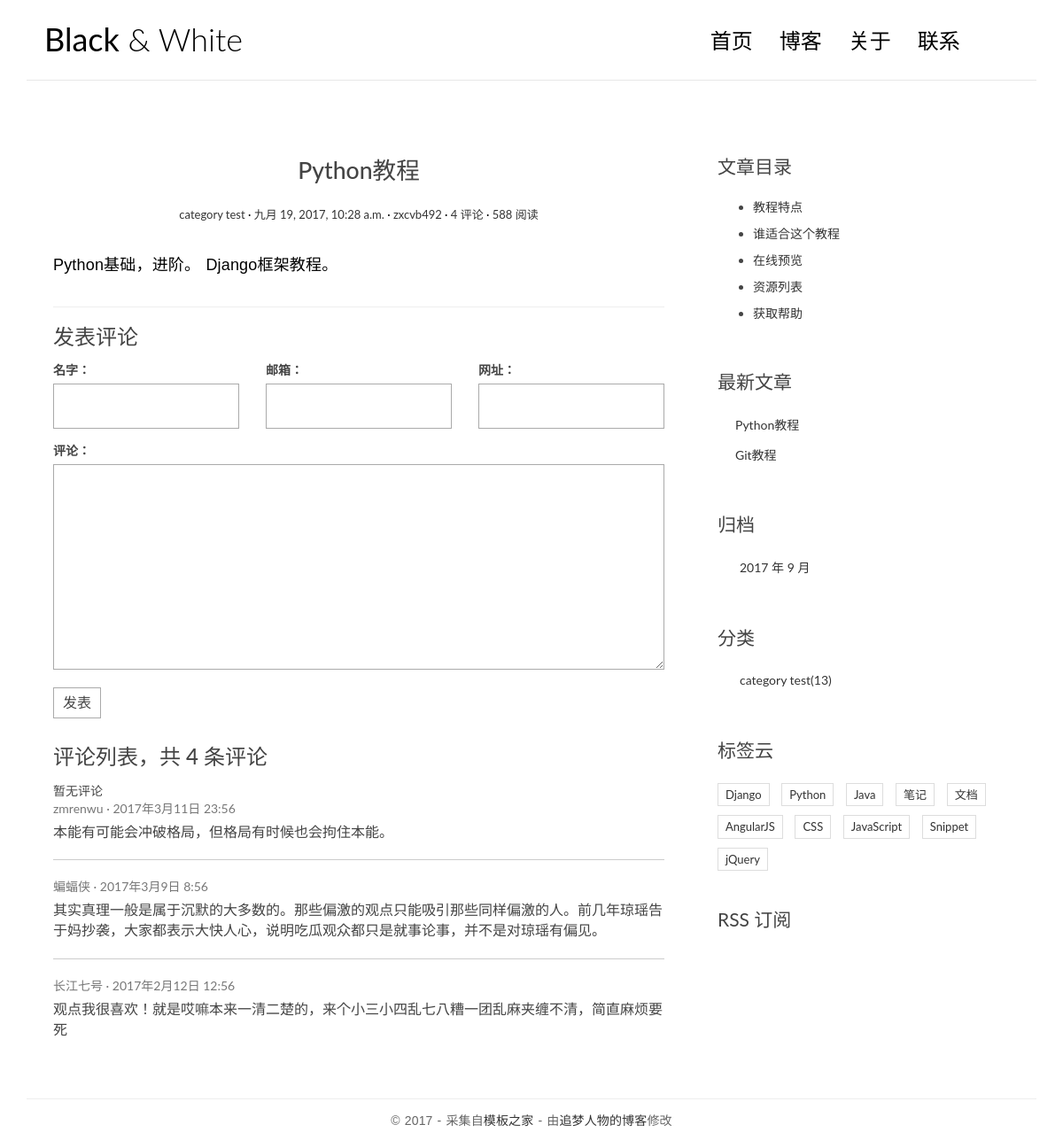
The app's page /post/2/, older data.
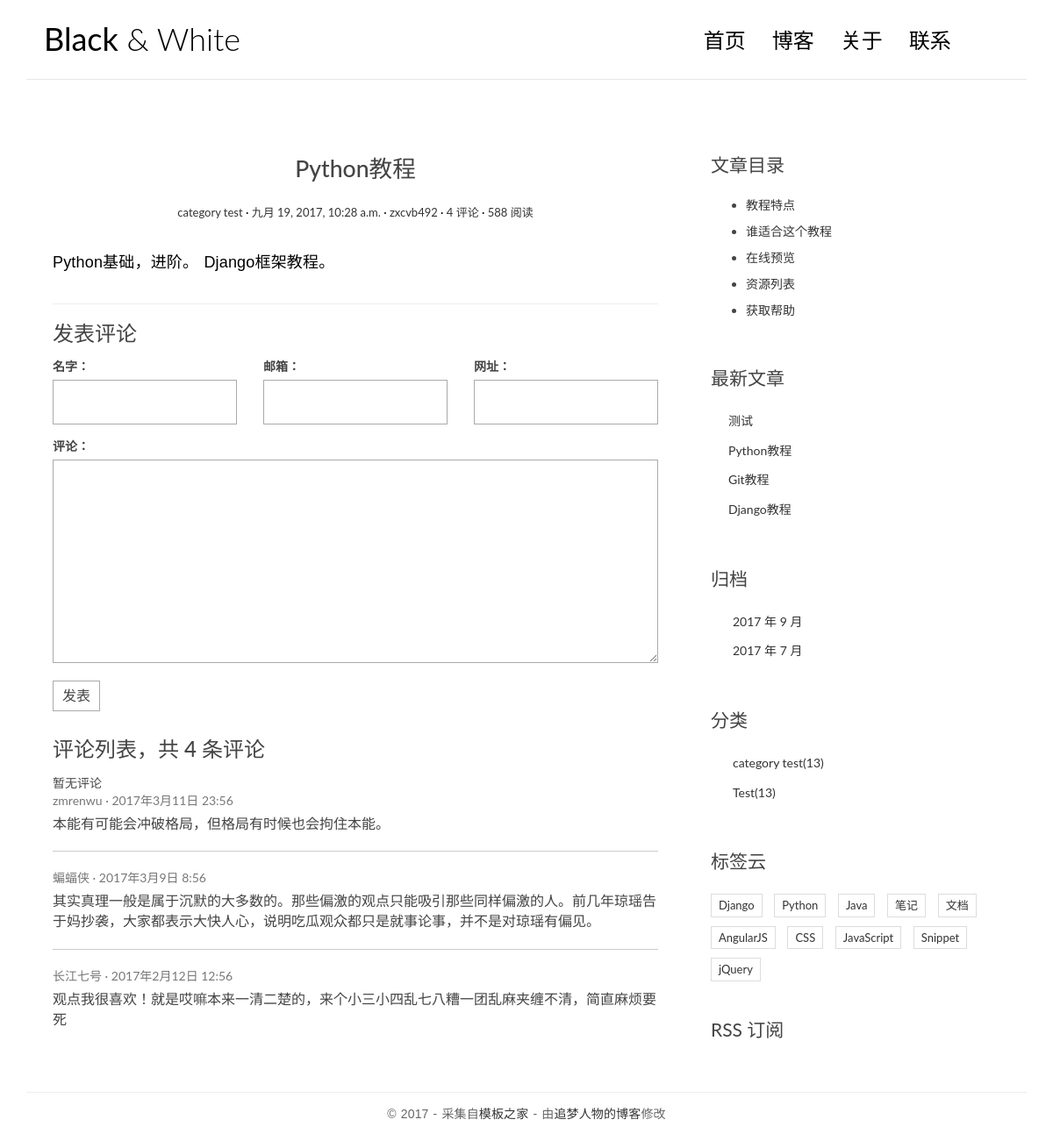
The same page, newer data.
### blog/models.py (models this page shows, shortened)
class Post(models.Model):
	title = models.CharField(max_length=200)
	body = models.TextField()
	excerpt = models.CharField(max_length=250, blank=True)
	created_time = models.DateTimeField()
	modified_time = models.DateTimeField()
	category = models.ForeignKey( Category )
	tag = models.ManyToManyField( Tag, blank=True )
	author = models.ForeignKey( User )
	def get_absolute_url(self):
		return reverse( 'blog:detail', kwargs={'pk': self.pk} )

class Category(models.Model):
	name = models.CharField(max_length=150)

### blog/views.py (the view)
# urls.py: url(r"^post/(?P<pk>[0-9]+)/$", views.detail, name="detail"),
def detail(request, pk):
	post = get_object_or_404( Post, pk=pk )
	post.body = markdown.markdown( post.body,
	                                                                extensions=[
	                                                                            "markdown.extensions.extra",
	                                                                            "markdown.extensions.codehilite",
	                                                                            "markdown.extensions.toc",
	                                                               ])
	print('uu')
	form = CommentForm()
	comment_list = post.comment_set.all()
	context = { 'post': post,
                        'form': form,
                        'comment_list': comment_list
                        }
	return render( request, "blog/detail.html", context=context )

### comments/forms.py
class CommentForm(forms.ModelForm):
	class Meta:
		model = Comment
		fields = [ 'name', 'email', 'url', 'text' ]

### blog/templatetags/blog_tags.py (called while the page is built)
@register.simple_tag
def get_recent_posts(num=5):
	return Post.objects.all().order_by("-created_time")[:num]

@register.simple_tag
def archives():
	return Post.objects.dates("created_time", "month", order="DESC")

@register.simple_tag
def get_categories():
	return Category.objects.all()

### templates/blog/detail.html (shortened to what the changed rows need)
{% extends "base.html" %}
    {% block main %}
                <article class="post post-{{ post.pk }}">
                    <header class="entry-header">
                        <h1 class="entry-title">{{ post.title }}</h1>
                        <div class="entry-meta">
                            <span class="post-category"><a href="#">{{ post.category.name }}</a></span>
                            <span class="post-date"><a href="#"><time class="entry-date"
                                                                      datetime="{{ post.created_time }}">{{ post.created_time }}</time></a></span>
                            <span class="post-author"><a href="#">{{ post.author }}</a></span>
                            <span class="comments-link"><a href="#">4 评论</a></span>
                            <span class="views-count"><a href="#">588 阅读</a></span>
                        </div>
                    </header>
                    <div class="entry-content clearfix">
                        {{ post.body|safe }}
                    </div>
                </article>
    {% endblock main %}

### templates/base.html (shortened to what the changed rows need)
{% load staticfiles %}
{% load blog_tags %}
<!DOCTYPE html>
<html>
<head>
    <link rel="stylesheet" href="{% static 'blog/css/bootstrap.min.css' %}">
    <link rel="stylesheet" href="http://code.ionicframework.com/ionicons/2.0.1/css/ionicons.min.css">
    <link rel="stylesheet" href="{% static 'blog/css/pace.css' %}">
    <link rel="stylesheet" href="{% static 'blog/css/custom.css' %}">
</head>
<body>
<div class="container">
    <header id="site-header">
        <div class="row">
            <div class="col-md-4 col-sm-5 col-xs-8">
                <div class="logo">
                    <h1><a href="{% url 'blog:index' %}"><b>Black</b> &amp; White</a></h1>
                </div>
            </div>
        </div>
    </header>
</div>
<div class="content-body">
    <div class="container">
        <div class="row">
            <main class="col-md-8">
                {% block main %}
                {% endblock main %}
            </main>
            <aside class="col-md-4">
                <div class="widget widget-recent-posts">
                    {% get_recent_posts as recent_post_list %}
                    <ul>
                        {% for post in recent_post_list %}
                        <li>
                            <a href="{{ post.get_absolute_url }}">{{ post.title }}</a>
                        </li>
                        {% empty %}
                        暂无文章
                        {% endfor %}
                    </ul>
                </div>
                <div class="widget widget-archives">
                    {% archives as date_list %}
                    <ul>
                        {% for date in date_list %}
                        <li>
                            <a href="{% url 'blog:archives' date.year date.month %}">{{ date.year }} 年 {{ date.month }} 月</a>
                        </li>
                        {% empty %}
                        暂无归档
                        {% endfor %}
                    </ul>
                </div>
                <div class="widget widget-category">
                    {% get_categories as category_list %}
                    <ul>
                        {% for category in category_list %}
                        <li>
                            <a href="{% url 'blog:category' category.pk %}">{{ category.name }}<span class="post-count">(13)</span></a>
                        </li>
                       {% empty %}
                       暂无分类
                       {% endfor %}
                    </ul>
                </div>
            </aside>
        </div>
    </div>
</div>
</body>
</html>

Row changes from the older to the newer data that the page shows:
added Post: title "测试"
added Post: title "Django教程"
added Category: name "Test"
Text that changed along with them:
new list line: "2017 年 7 月"
